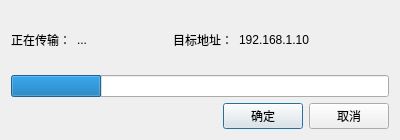
<?xml version="1.0" encoding="UTF-8"?>
<ui version="4.0">
 <class>ProjectDownloadDialog</class>
 <widget class="QDialog" name="ProjectDownloadDialog">
  <property name="geometry">
   <rect>
    <x>0</x>
    <y>0</y>
    <width>400</width>
    <height>140</height>
   </rect>
  </property>
  <property name="windowTitle">
   <string>工程下载</string>
  </property>
  <layout class="QVBoxLayout" name="verticalLayout">
   <item>
    <layout class="QHBoxLayout" name="horizontalLayout_2">
     <item>
      <widget class="QLabel" name="label">
       <property name="text">
        <string>正在传输：</string>
       </property>
      </widget>
     </item>
     <item>
      <widget class="QLabel" name="labelMsg">
       <property name="text">
        <string>...</string>
       </property>
      </widget>
     </item>
     <item>
      <spacer name="horizontalSpacer_2">
       <property name="orientation">
        <enum>Qt::Horizontal</enum>
       </property>
       <property name="sizeHint" stdset="0">
        <size>
         <width>40</width>
         <height>20</height>
        </size>
       </property>
      </spacer>
     </item>
     <item>
      <widget class="QLabel" name="label_2">
       <property name="text">
        <string>目标地址：</string>
       </property>
      </widget>
     </item>
     <item>
      <widget class="QLabel" name="labelAddress">
       <property name="text">
        <string>192.168.1.10</string>
       </property>
      </widget>
     </item>
     <item>
      <spacer name="horizontalSpacer_3">
       <property name="orientation">
        <enum>Qt::Horizontal</enum>
       </property>
       <property name="sizeHint" stdset="0">
        <size>
         <width>40</width>
         <height>20</height>
        </size>
       </property>
      </spacer>
     </item>
    </layout>
   </item>
   <item>
    <widget class="QProgressBar" name="progressBar">
     <property name="value">
      <number>24</number>
     </property>
     <property name="textVisible">
      <bool>false</bool>
     </property>
    </widget>
   </item>
   <item>
    <layout class="QHBoxLayout" name="horizontalLayout">
     <item>
      <spacer name="horizontalSpacer">
       <property name="orientation">
        <enum>Qt::Horizontal</enum>
       </property>
       <property name="sizeHint" stdset="0">
        <size>
         <width>40</width>
         <height>20</height>
        </size>
       </property>
      </spacer>
     </item>
     <item>
      <widget class="QPushButton" name="btnOk">
       <property name="text">
        <string>确定</string>
       </property>
      </widget>
     </item>
     <item>
      <widget class="QPushButton" name="btnCancal">
       <property name="text">
        <string>取消</string>
       </property>
      </widget>
     </item>
    </layout>
   </item>
  </layout>
 </widget>
 <resources/>
 <connections/>
</ui>
